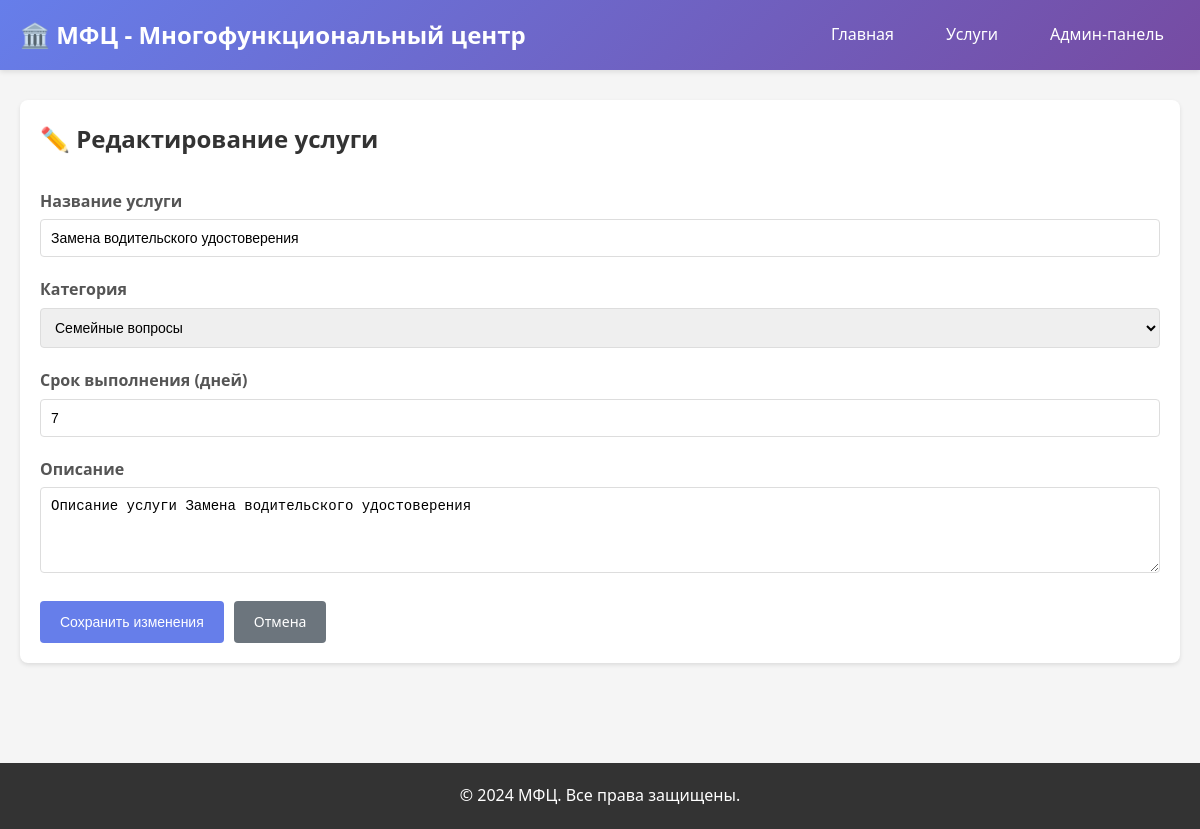
The page /services/10/update/ on the database its author committed.
### mfc/models.py (models this page shows, shortened)
class Service(models.Model):
    name = models.CharField(
        max_length=200,
        verbose_name='Название услуги'
    )
    description = models.TextField(
        verbose_name='Описание',
        blank=True,
        null=True
    )
    category = models.ForeignKey(
        ServiceCategory,
        on_delete=models.CASCADE,
        verbose_name='Категория',
        related_name='services'
    )
    duration_days = models.PositiveIntegerField(
        verbose_name='Срок выполнения (дней)',
        validators=[MinValueValidator(1)],
        default=1  # type: ignore
    )
    offices = models.ManyToManyField(
        'MFCOffice',
        related_name='services',
        verbose_name='Отделения МФЦ',
        blank=True,
        help_text='Отделения, где предоставляется данная услуга'
    )
    history = HistoricalRecords()
    class Meta:
        verbose_name = 'Услуга'
        verbose_name_plural = 'Услуги'
        ordering = ['name']

### mfc/views.py (the view, shortened to what this page needs)
# urls.py: path('services/<int:pk>/update/', views.ServiceUpdateView.as_view(), name='service_update'),
class ServiceUpdateView(UpdateView):
    model = Service
    form_class = ServiceForm
    template_name = 'mfc/service_form.html'
    success_url = reverse_lazy('mfc:service_list')

### mfc/forms.py (shortened to what this page needs)
class ServiceForm(forms.ModelForm):
    class Meta:
        model = Service
        fields = ['name', 'description', 'category', 'duration_days']
        widgets = {
            'name': forms.TextInput(attrs={
                'class': 'form-control',
                'placeholder': 'Введите название услуги (минимум 3 символа)'
            }),
            'description': forms.Textarea(attrs={
                'class': 'form-control',
                'rows': 4,
                'placeholder': 'Введите описание услуги'
            }),
            'category': forms.Select(attrs={
                'class': 'form-control'
            }),
            'duration_days': forms.NumberInput(attrs={
                'class': 'form-control',
                'min': 1,
                'max': 365
            }),
        }
        labels = {
            'name': 'Название услуги',
            'description': 'Описание',
            'category': 'Категория',
            'duration_days': 'Срок выполнения (дней)',
        }

### mfc/models.py (called while the page is built)
    def __str__(self):
        return self.name

### mfc/templates/mfc/service_form.html (shortened to what this page needs)
{% extends 'mfc/base.html' %}
{% block content %}
<div class="card">
    <h2>
        {% if object %}
            ✏️ Редактирование услуги
        {% else %}
            ➕ Добавление новой услуги
        {% endif %}
    </h2>
    <form method="post" style="margin-top: 30px;">
        <div class="form-group">
            <label for="{{ form.name.id_for_label }}">{{ form.name.label }}</label>
            {{ form.name }}
        </div>
        <div class="form-group">
            <label for="{{ form.category.id_for_label }}">{{ form.category.label }}</label>
            {{ form.category }}
        </div>
        <div class="form-group">
            <label for="{{ form.duration_days.id_for_label }}">{{ form.duration_days.label }}</label>
            {{ form.duration_days }}
        </div>
        <div class="form-group">
            <label for="{{ form.description.id_for_label }}">{{ form.description.label }}</label>
            {{ form.description }}
        </div>
        <div class="actions">
            <button type="submit" class="btn btn-primary">
                {% if object %}Сохранить изменения{% else %}Добавить услугу{% endif %}
            </button>
            <a href="{% url 'mfc:service_list' %}" class="btn btn-secondary">Отмена</a>
        </div>
    </form>
</div>
{% endblock %}

### mfc/templates/mfc/base.html (style rules this page uses)
* { margin: 0; padding: 0; box-sizing: border-box; }
body { font-family: 'Segoe UI', Tahoma, Geneva, Verdana, sans-serif; line-height: 1.6; color: #333; background-color: #f5f5f5; }
.btn { display: inline-block; padding: 10px 20px; text-decoration: none; border-radius: 4px; border: none; cursor: pointer; font-size: 14px; transition: all 0.3s; }
.btn-primary { background-color: #667eea; color: white; }
.btn-secondary { background-color: #6c757d; color: white; }
.card { background: white; border-radius: 8px; padding: 20px; margin-bottom: 20px; box-shadow: 0 2px 4px rgba(0,0,0,0.1); }
.form-group { margin-bottom: 20px; }
.form-group label { display: block; margin-bottom: 5px; font-weight: 600; color: #555; }
.form-control { width: 100%; padding: 10px; border: 1px solid #ddd; border-radius: 4px; font-size: 14px; }
.actions { display: flex; gap: 10px; margin-top: 20px; }

### rows shown on the page
Service: name "Замена водительского удостоверения", category "Семейные вопросы", duration_days "7", description "Описание услуги Замена водительского удостоверения"
